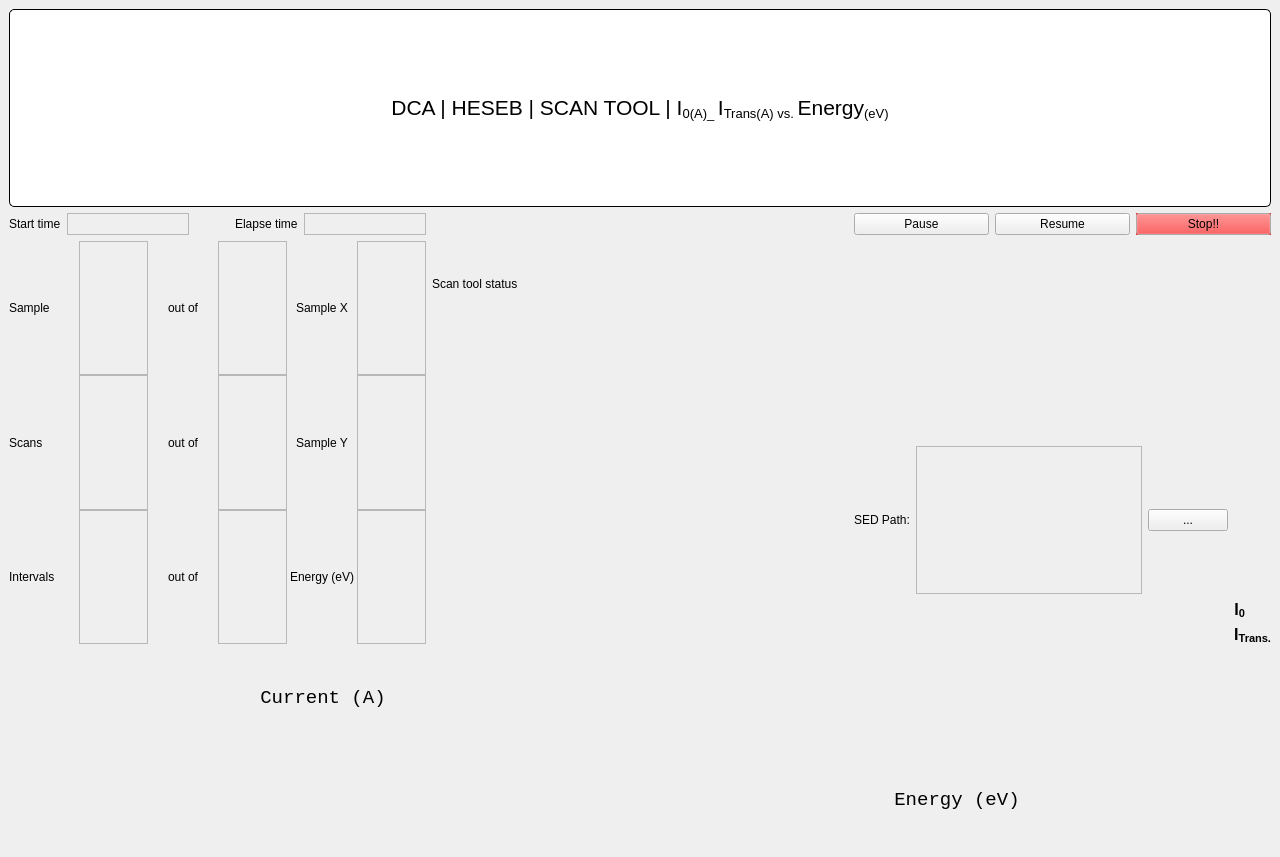
<?xml version="1.0" encoding="UTF-8"?>
<ui version="4.0">
 <class>HESEB_ScanTool</class>
 <widget class="QMainWindow" name="HESEB_ScanTool">
  <property name="geometry">
   <rect>
    <x>0</x>
    <y>0</y>
    <width>1280</width>
    <height>857</height>
   </rect>
  </property>
  <property name="windowTitle">
   <string>HESEB_ScanTool</string>
  </property>
  <widget class="QWidget" name="centralwidget">
   <layout class="QGridLayout" name="gridLayout_8">
    <item row="1" column="1" rowspan="3">
     <layout class="QGridLayout" name="gridLayout_3">
      <item row="0" column="0">
       <widget class="QLabel" name="label_7">
        <property name="text">
         <string>Scan tool status </string>
        </property>
       </widget>
      </item>
      <item row="1" column="0" rowspan="2">
       <widget class="QELabel" name="qelabel_10">
        <property name="variable" stdset="0">
         <string>EXPERIMENT:LOGS</string>
        </property>
       </widget>
      </item>
     </layout>
    </item>
    <item row="1" column="0">
     <layout class="QGridLayout" name="gridLayout_9">
      <item row="0" column="3">
       <widget class="QLabel" name="label_12">
        <property name="sizePolicy">
         <sizepolicy hsizetype="Fixed" vsizetype="Preferred">
          <horstretch>0</horstretch>
          <verstretch>0</verstretch>
         </sizepolicy>
        </property>
        <property name="text">
         <string>Elapse time</string>
        </property>
       </widget>
      </item>
      <item row="0" column="4">
       <widget class="QELabel" name="qelabel_12">
        <property name="frameShape">
         <enum>QFrame::StyledPanel</enum>
        </property>
        <property name="alignment">
         <set>Qt::AlignCenter</set>
        </property>
        <property name="variable" stdset="0">
         <string>ELAPSE:TIME:SCAN</string>
        </property>
       </widget>
      </item>
      <item row="0" column="0">
       <widget class="QLabel" name="label">
        <property name="sizePolicy">
         <sizepolicy hsizetype="Fixed" vsizetype="Preferred">
          <horstretch>0</horstretch>
          <verstretch>0</verstretch>
         </sizepolicy>
        </property>
        <property name="text">
         <string>Start time</string>
        </property>
       </widget>
      </item>
      <item row="0" column="1">
       <widget class="QELabel" name="qelabel_11">
        <property name="frameShape">
         <enum>QFrame::StyledPanel</enum>
        </property>
        <property name="alignment">
         <set>Qt::AlignCenter</set>
        </property>
        <property name="variable" stdset="0">
         <string>START:TIME:SCAN</string>
        </property>
       </widget>
      </item>
      <item row="0" column="2">
       <spacer name="horizontalSpacer_2">
        <property name="orientation">
         <enum>Qt::Horizontal</enum>
        </property>
        <property name="sizeType">
         <enum>QSizePolicy::Fixed</enum>
        </property>
        <property name="sizeHint" stdset="0">
         <size>
          <width>40</width>
          <height>20</height>
         </size>
        </property>
       </spacer>
      </item>
     </layout>
    </item>
    <item row="4" column="0" colspan="3">
     <layout class="QGridLayout" name="gridLayout_4">
      <item row="0" column="0">
       <widget class="QLabel" name="label_14">
        <property name="font">
         <font>
          <family>Monospace</family>
          <pointsize>14</pointsize>
          <italic>false</italic>
          <underline>false</underline>
          <strikeout>false</strikeout>
          <stylestrategy>PreferDefault</stylestrategy>
          <kerning>true</kerning>
         </font>
        </property>
        <property name="layoutDirection">
         <enum>Qt::LeftToRight</enum>
        </property>
        <property name="styleSheet">
         <string notr="true">.label_14{
transform: rotate(-90deg);
}</string>
        </property>
        <property name="text">
         <string>Current (A)</string>
        </property>
        <property name="alignment">
         <set>Qt::AlignCenter</set>
        </property>
        <property name="wordWrap">
         <bool>false</bool>
        </property>
       </widget>
      </item>
      <item row="0" column="1">
       <widget class="QEPlotter" name="qeplotter">
        <property name="cursor">
         <cursorShape>CrossCursor</cursorShape>
        </property>
        <property name="toolBarIsVisible" stdset="0">
         <bool>false</bool>
        </property>
        <property name="pvItemsIsVisible" stdset="0">
         <bool>false</bool>
        </property>
        <property name="statusIsVisible" stdset="0">
         <bool>false</bool>
        </property>
        <property name="DataVariableX" stdset="0">
         <string>PLOT:Energy</string>
        </property>
        <property name="DataVariableA" stdset="0">
         <string>PLOT:I0</string>
        </property>
        <property name="DataVariableB" stdset="0">
         <string>PLOT:It</string>
        </property>
        <property name="DataVariableC" stdset="0">
         <string/>
        </property>
        <property name="SizeVariableX" stdset="0">
         <string>PLOT:Energy.NORD</string>
        </property>
        <property name="SizeVariableA" stdset="0">
         <string>PLOT:I0.NORD</string>
        </property>
        <property name="SizeVariableB" stdset="0">
         <string>PLOT:It.NORD</string>
        </property>
        <property name="SizeVariableC" stdset="0">
         <string/>
        </property>
        <property name="AliasNameX" stdset="0">
         <string/>
        </property>
        <property name="AliasNameA" stdset="0">
         <string/>
        </property>
        <property name="ColourA">
         <color>
          <red>23</red>
          <green>69</green>
          <blue>243</blue>
         </color>
        </property>
        <property name="ColourB">
         <color>
          <red>255</red>
          <green>0</green>
          <blue>0</blue>
         </color>
        </property>
        <property name="aliasNames" stdset="0">
         <stringlist>
          <string></string>
          <string></string>
          <string></string>
          <string></string>
          <string></string>
          <string></string>
          <string></string>
          <string></string>
          <string></string>
          <string></string>
          <string></string>
          <string></string>
          <string></string>
          <string></string>
          <string></string>
          <string></string>
          <string></string>
         </stringlist>
        </property>
       </widget>
      </item>
      <item row="1" column="1">
       <widget class="QLabel" name="label_13">
        <property name="font">
         <font>
          <family>Monospace</family>
          <pointsize>14</pointsize>
          <italic>false</italic>
          <underline>false</underline>
          <strikeout>false</strikeout>
          <stylestrategy>PreferDefault</stylestrategy>
          <kerning>true</kerning>
         </font>
        </property>
        <property name="text">
         <string>Energy (eV)</string>
        </property>
        <property name="alignment">
         <set>Qt::AlignCenter</set>
        </property>
       </widget>
      </item>
     </layout>
    </item>
    <item row="1" column="2">
     <layout class="QGridLayout" name="gridLayout_2">
      <item row="0" column="2">
       <widget class="QEPushButton" name="qepushbutton_2">
        <property name="cursor">
         <cursorShape>PointingHandCursor</cursorShape>
        </property>
        <property name="text">
         <string>Resume</string>
        </property>
        <property name="variable" stdset="0">
         <string>SCAN:XAFSPause</string>
        </property>
        <property name="clickText">
         <string>0</string>
        </property>
       </widget>
      </item>
      <item row="0" column="1">
       <widget class="QEPushButton" name="qepushbutton">
        <property name="cursor">
         <cursorShape>PointingHandCursor</cursorShape>
        </property>
        <property name="text">
         <string>Pause</string>
        </property>
        <property name="variable" stdset="0">
         <string>SCAN:XAFSPause</string>
        </property>
       </widget>
      </item>
      <item row="0" column="3">
       <widget class="QEPushButton" name="qepushbutton_3">
        <property name="palette">
         <palette>
          <active>
           <colorrole role="Button">
            <brush brushstyle="SolidPattern">
             <color alpha="255">
              <red>239</red>
              <green>41</green>
              <blue>41</blue>
             </color>
            </brush>
           </colorrole>
          </active>
          <inactive>
           <colorrole role="Button">
            <brush brushstyle="SolidPattern">
             <color alpha="255">
              <red>239</red>
              <green>41</green>
              <blue>41</blue>
             </color>
            </brush>
           </colorrole>
          </inactive>
          <disabled>
           <colorrole role="Button">
            <brush brushstyle="SolidPattern">
             <color alpha="255">
              <red>239</red>
              <green>41</green>
              <blue>41</blue>
             </color>
            </brush>
           </colorrole>
          </disabled>
         </palette>
        </property>
        <property name="font">
         <font>
          <underline>false</underline>
          <kerning>false</kerning>
         </font>
        </property>
        <property name="cursor">
         <cursorShape>PointingHandCursor</cursorShape>
        </property>
        <property name="autoFillBackground">
         <bool>true</bool>
        </property>
        <property name="text">
         <string>Stop!!</string>
        </property>
        <property name="variable" stdset="0">
         <string>SCAN:PATH</string>
        </property>
        <property name="clickText">
         <string>1</string>
        </property>
       </widget>
      </item>
     </layout>
    </item>
    <item row="2" column="0" rowspan="2">
     <layout class="QGridLayout" name="gridLayout">
      <property name="spacing">
       <number>0</number>
      </property>
      <item row="2" column="2">
       <widget class="QLabel" name="label_11">
        <property name="text">
         <string>out of</string>
        </property>
        <property name="alignment">
         <set>Qt::AlignCenter</set>
        </property>
       </widget>
      </item>
      <item row="1" column="2">
       <widget class="QLabel" name="label_9">
        <property name="text">
         <string>out of</string>
        </property>
        <property name="alignment">
         <set>Qt::AlignCenter</set>
        </property>
       </widget>
      </item>
      <item row="2" column="5">
       <widget class="QELabel" name="qelabel_9">
        <property name="frameShape">
         <enum>QFrame::StyledPanel</enum>
        </property>
        <property name="variable" stdset="0">
         <string>I11OH-PGM:getEnergy</string>
        </property>
       </widget>
      </item>
      <item row="2" column="4">
       <widget class="QLabel" name="label_6">
        <property name="text">
         <string>Energy (eV)</string>
        </property>
        <property name="alignment">
         <set>Qt::AlignCenter</set>
        </property>
       </widget>
      </item>
      <item row="1" column="3">
       <widget class="QELabel" name="qelabel_6">
        <property name="frameShape">
         <enum>QFrame::StyledPanel</enum>
        </property>
        <property name="variable" stdset="0">
         <string>SCAN:Nscans</string>
        </property>
       </widget>
      </item>
      <item row="0" column="5">
       <widget class="QELabel" name="qelabel_7">
        <property name="frameShape">
         <enum>QFrame::StyledPanel</enum>
        </property>
        <property name="variable" stdset="0">
         <string>motorSimIOC:FE-M1-STP-TRSX1</string>
        </property>
       </widget>
      </item>
      <item row="2" column="0">
       <widget class="QLabel" name="label_3">
        <property name="text">
         <string>Intervals</string>
        </property>
       </widget>
      </item>
      <item row="0" column="1">
       <widget class="QELabel" name="qelabel">
        <property name="frameShape">
         <enum>QFrame::StyledPanel</enum>
        </property>
        <property name="variable" stdset="0">
         <string>SCAN:CurrentSample</string>
        </property>
       </widget>
      </item>
      <item row="0" column="4">
       <widget class="QLabel" name="label_4">
        <property name="text">
         <string>Sample X</string>
        </property>
        <property name="alignment">
         <set>Qt::AlignCenter</set>
        </property>
       </widget>
      </item>
      <item row="1" column="0">
       <widget class="QLabel" name="label_2">
        <property name="text">
         <string>Scans</string>
        </property>
       </widget>
      </item>
      <item row="0" column="0">
       <widget class="QLabel" name="label_8">
        <property name="text">
         <string>Sample</string>
        </property>
       </widget>
      </item>
      <item row="0" column="2">
       <widget class="QLabel" name="label_10">
        <property name="text">
         <string>out of</string>
        </property>
        <property name="alignment">
         <set>Qt::AlignCenter</set>
        </property>
       </widget>
      </item>
      <item row="0" column="3">
       <widget class="QELabel" name="qelabel_4">
        <property name="frameShape">
         <enum>QFrame::StyledPanel</enum>
        </property>
        <property name="variable" stdset="0">
         <string>SCAN:Nsamples</string>
        </property>
       </widget>
      </item>
      <item row="2" column="1">
       <widget class="QELabel" name="qelabel_3">
        <property name="frameShape">
         <enum>QFrame::StyledPanel</enum>
        </property>
        <property name="variable" stdset="0">
         <string>SCAN:CurrentInterval</string>
        </property>
       </widget>
      </item>
      <item row="1" column="1">
       <widget class="QELabel" name="qelabel_2">
        <property name="frameShape">
         <enum>QFrame::StyledPanel</enum>
        </property>
        <property name="variable" stdset="0">
         <string>SCAN:CurrentScan</string>
        </property>
       </widget>
      </item>
      <item row="1" column="4">
       <widget class="QLabel" name="label_5">
        <property name="text">
         <string>Sample Y</string>
        </property>
        <property name="alignment">
         <set>Qt::AlignCenter</set>
        </property>
       </widget>
      </item>
      <item row="1" column="5">
       <widget class="QELabel" name="qelabel_8">
        <property name="frameShape">
         <enum>QFrame::StyledPanel</enum>
        </property>
        <property name="variable" stdset="0">
         <string>motorSimIOC:FE-M1-STP-TRSY1</string>
        </property>
       </widget>
      </item>
      <item row="2" column="3">
       <widget class="QELabel" name="qelabel_5">
        <property name="frameShape">
         <enum>QFrame::StyledPanel</enum>
        </property>
        <property name="variable" stdset="0">
         <string>SCAN:NIntervals</string>
        </property>
       </widget>
      </item>
     </layout>
    </item>
    <item row="0" column="0" colspan="3">
     <layout class="QGridLayout" name="gridLayout_6">
      <property name="sizeConstraint">
       <enum>QLayout::SetMinimumSize</enum>
      </property>
      <item row="0" column="0">
       <widget class="QLabel" name="lblTitle_2">
        <property name="sizePolicy">
         <sizepolicy hsizetype="Minimum" vsizetype="Minimum">
          <horstretch>0</horstretch>
          <verstretch>0</verstretch>
         </sizepolicy>
        </property>
        <property name="font">
         <font>
          <pointsize>16</pointsize>
         </font>
        </property>
        <property name="styleSheet">
         <string notr="true">background-color: rgb(255, 255, 255);
border: 1px solid black;
border-radius: 5px;
margin-top: 0.5em;
subcontrol-origin: margin;
left: 10px;
padding: 0 3px 0 3px;</string>
        </property>
        <property name="text">
         <string>&lt;html&gt;&lt;head/&gt;&lt;body&gt;&lt;p&gt;DCA | HESEB | SCAN TOOL | I&lt;span style=&quot; vertical-align:sub;&quot;&gt;0(A)_ &lt;/span&gt;I&lt;span style=&quot; vertical-align:sub;&quot;&gt;Trans(A) vs. &lt;/span&gt;Energy&lt;span style=&quot; vertical-align:sub;&quot;&gt;(eV)&lt;/span&gt;&lt;/p&gt;&lt;/body&gt;&lt;/html&gt;</string>
        </property>
        <property name="alignment">
         <set>Qt::AlignCenter</set>
        </property>
        <property name="margin">
         <number>11</number>
        </property>
       </widget>
      </item>
     </layout>
    </item>
    <item row="3" column="2">
     <layout class="QGridLayout" name="gridLayout_7">
      <item row="2" column="2">
       <widget class="QSimpleShape" name="qsimpleshape_2">
        <property name="sizePolicy">
         <sizepolicy hsizetype="Preferred" vsizetype="Preferred">
          <horstretch>0</horstretch>
          <verstretch>0</verstretch>
         </sizepolicy>
        </property>
        <property name="shape">
         <enum>QSimpleShape::roundRectangle</enum>
        </property>
        <property name="colour0" stdset="0">
         <color>
          <red>23</red>
          <green>69</green>
          <blue>243</blue>
         </color>
        </property>
       </widget>
      </item>
      <item row="3" column="2">
       <widget class="QSimpleShape" name="qsimpleshape_8">
        <property name="sizePolicy">
         <sizepolicy hsizetype="Preferred" vsizetype="Preferred">
          <horstretch>0</horstretch>
          <verstretch>0</verstretch>
         </sizepolicy>
        </property>
        <property name="shape">
         <enum>QSimpleShape::roundRectangle</enum>
        </property>
        <property name="colour0" stdset="0">
         <color>
          <red>255</red>
          <green>0</green>
          <blue>0</blue>
         </color>
        </property>
       </widget>
      </item>
      <item row="2" column="3">
       <widget class="QLabel" name="label_15">
        <property name="sizePolicy">
         <sizepolicy hsizetype="Maximum" vsizetype="Maximum">
          <horstretch>0</horstretch>
          <verstretch>0</verstretch>
         </sizepolicy>
        </property>
        <property name="font">
         <font>
          <pointsize>12</pointsize>
          <weight>75</weight>
          <bold>true</bold>
         </font>
        </property>
        <property name="text">
         <string>&lt;html&gt;&lt;head/&gt;&lt;body&gt;&lt;p&gt;I&lt;span style=&quot; vertical-align:sub;&quot;&gt;0&lt;/span&gt;&lt;/p&gt;&lt;/body&gt;&lt;/html&gt;</string>
        </property>
        <property name="alignment">
         <set>Qt::AlignRight|Qt::AlignTrailing|Qt::AlignVCenter</set>
        </property>
       </widget>
      </item>
      <item row="3" column="3">
       <widget class="QLabel" name="label_16">
        <property name="sizePolicy">
         <sizepolicy hsizetype="Maximum" vsizetype="Maximum">
          <horstretch>0</horstretch>
          <verstretch>0</verstretch>
         </sizepolicy>
        </property>
        <property name="font">
         <font>
          <pointsize>12</pointsize>
          <weight>75</weight>
          <bold>true</bold>
         </font>
        </property>
        <property name="text">
         <string>&lt;html&gt;&lt;head/&gt;&lt;body&gt;&lt;p&gt;I&lt;span style=&quot; vertical-align:sub;&quot;&gt;Trans.&lt;/span&gt;&lt;/p&gt;&lt;/body&gt;&lt;/html&gt;</string>
        </property>
        <property name="alignment">
         <set>Qt::AlignRight|Qt::AlignTrailing|Qt::AlignVCenter</set>
        </property>
       </widget>
      </item>
      <item row="2" column="0" rowspan="2">
       <spacer name="horizontalSpacer">
        <property name="orientation">
         <enum>Qt::Horizontal</enum>
        </property>
        <property name="sizeType">
         <enum>QSizePolicy::Maximum</enum>
        </property>
        <property name="sizeHint" stdset="0">
         <size>
          <width>50</width>
          <height>20</height>
         </size>
        </property>
       </spacer>
      </item>
      <item row="0" column="1" rowspan="2">
       <widget class="QELabel" name="qelabel_13">
        <property name="frameShape">
         <enum>QFrame::StyledPanel</enum>
        </property>
        <property name="variable" stdset="0">
         <string>SCAN:PATH</string>
        </property>
       </widget>
      </item>
      <item row="0" column="2" rowspan="2">
       <widget class="QPushButton" name="pushButton">
        <property name="sizePolicy">
         <sizepolicy hsizetype="Fixed" vsizetype="Fixed">
          <horstretch>0</horstretch>
          <verstretch>0</verstretch>
         </sizepolicy>
        </property>
        <property name="cursor">
         <cursorShape>PointingHandCursor</cursorShape>
        </property>
        <property name="text">
         <string>...</string>
        </property>
       </widget>
      </item>
      <item row="0" column="0" rowspan="2">
       <widget class="QLabel" name="label_17">
        <property name="sizePolicy">
         <sizepolicy hsizetype="Fixed" vsizetype="Preferred">
          <horstretch>0</horstretch>
          <verstretch>0</verstretch>
         </sizepolicy>
        </property>
        <property name="text">
         <string>SED Path:</string>
        </property>
       </widget>
      </item>
     </layout>
    </item>
   </layout>
  </widget>
 </widget>
 <customwidgets>
  <customwidget>
   <class>QELabel</class>
   <extends>QLabel</extends>
   <header>QELabel.h</header>
  </customwidget>
  <customwidget>
   <class>QEPlotter</class>
   <extends>QEFrame</extends>
   <header>QEPlotter.h</header>
  </customwidget>
  <customwidget>
   <class>QEPushButton</class>
   <extends>QPushButton</extends>
   <header>QEPushButton.h</header>
  </customwidget>
  <customwidget>
   <class>QEFrame</class>
   <extends>QFrame</extends>
   <header>QEFrame.h</header>
   <container>1</container>
  </customwidget>
  <customwidget>
   <class>QSimpleShape</class>
   <extends>QWidget</extends>
   <header>QSimpleShape.h</header>
  </customwidget>
 </customwidgets>
 <resources/>
 <connections/>
</ui>
